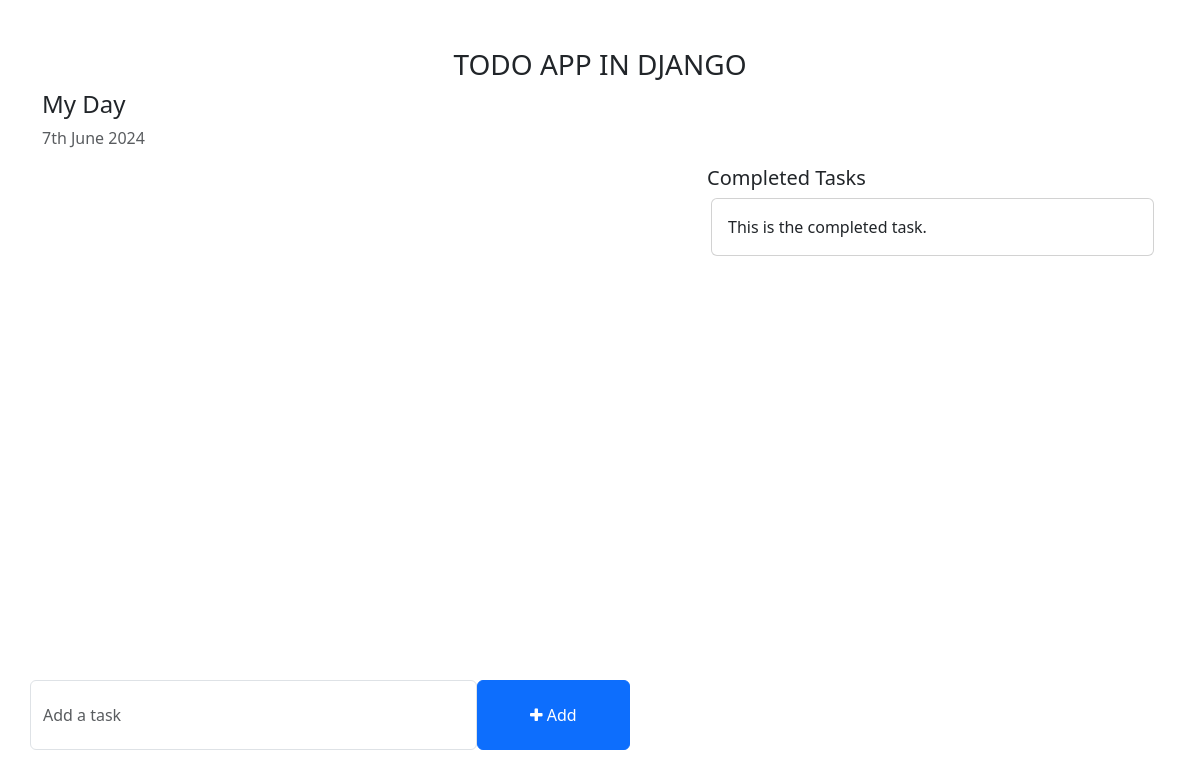
The app's page /, older data.
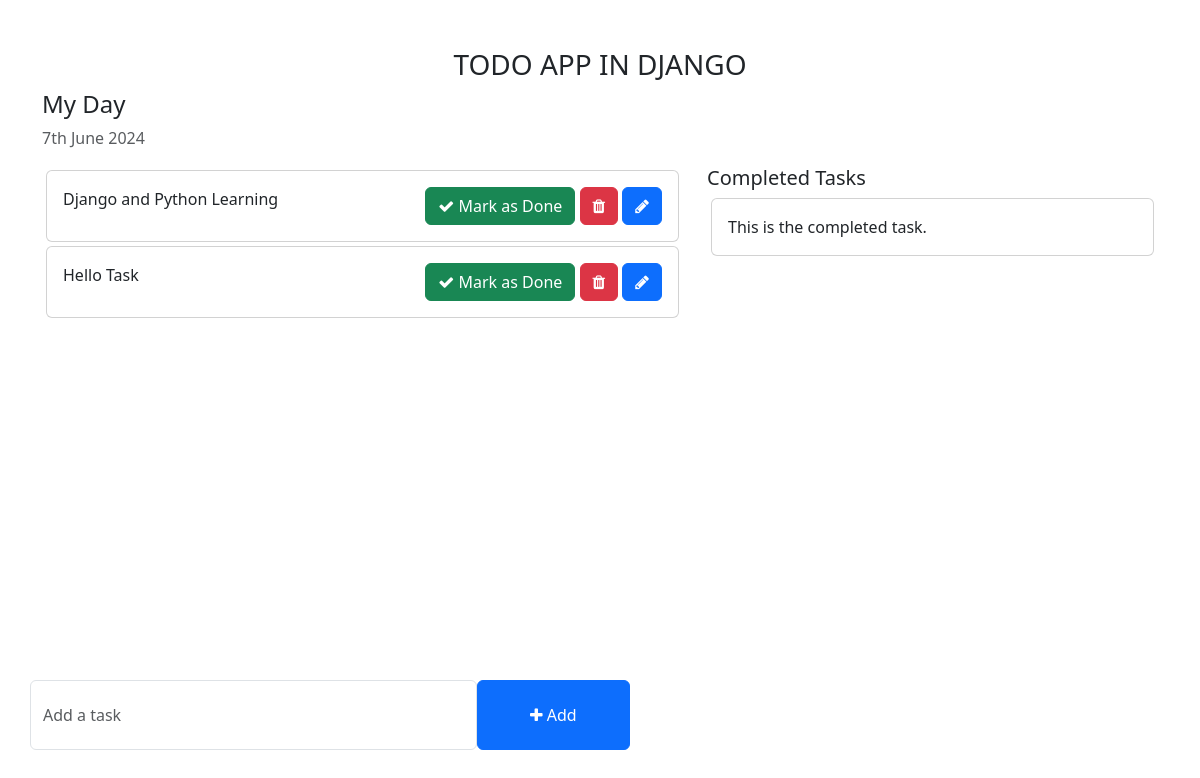
The same page, newer data.
### todo/models.py (models this page shows, shortened)
class Task(models.Model):
    task = models.CharField(max_length=50)
    is_completed = models.BooleanField(default=False)
    created_at = models.DateTimeField(auto_now_add=True)
    updated_at = models.DateTimeField(auto_now=True)

### todo_main/views.py (the view)
# urls.py: 2. Add a URL to urlpatterns:  path('', views.home, name='home')
def home(request):
    tasks = Task.objects.filter(is_completed=False)
    context ={
        'tasks': tasks,
    }
    return render(request, 'home.html', context)

### templates/home.html (shortened to what this page needs)
<!DOCTYPE html>
<html lang="en">
<head>
    <link href="https://cdn.jsdelivr.net/npm/bootstrap@5.3.0-alpha1/dist/css/bootstrap.min.css" rel="stylesheet">
    <link rel="stylesheet" href="https://cdnjs.cloudflare.com/ajax/libs/font-awesome/4.7.0/css/font-awesome.min.css">
</head>
<body>
    <div class="container">
        <h3 class="pt-5 text-center">TODO APP IN DJANGO</h3>
        <div class="row">
            <h4>My Day</h4>
            <p class="text-muted">{% now "jS F Y" %}</p>
            <div class="col-md-7 col-lg-7" style="height: 450px; overflow: scroll;">
                {% for task in tasks %}
                <div class="card m-1">
                    <div class="card-body">
                        {{ task.task}}
                        <span style="position: relative; float: right;">
                            <a class="btn btn-success"><i class="fa fa-check"></i> Mark as Done</a>
                            <a class="btn btn-danger"><i class="fa fa-trash"></i></a>
                            <a class="btn btn-primary"><i class="fa fa-pencil"></i></a>
                        </span>
                    </div>
                </div>
                {% endfor %}
            </div>
            <div class="col-md-5 col-lg-5">
                <h5>Completed Tasks</h5>
                <div class="card m-1">
                    <div class="card-body">
                        This is the completed task.
                    </div>
                </div>
            </div>
        </div>
        <div class="row">
            <div class="col-md-6 col-lg-6 p-0" style="position: absolute; bottom: 50px;">
                <form action="" >
                    <div class="form-group">
                        <span style="display: flex;">
                            <input type="text" class="form-control" placeholder="Add a task">
                            <button class="btn btn-primary" style="width: 200px;"><i class="fa fa-plus"></i> Add</button>
                        </span>
                    </div>
                </form>
            </div>
        </div>
    </div>
</body>
</html>

### templates/home.html (style rules this page uses)
.form-control { padding: 1.375rem .75rem !important; }

Row changes from the older to the newer data that the page shows:
added Task: task "Django and Python Learning"
added Task: task "Hello Task"
